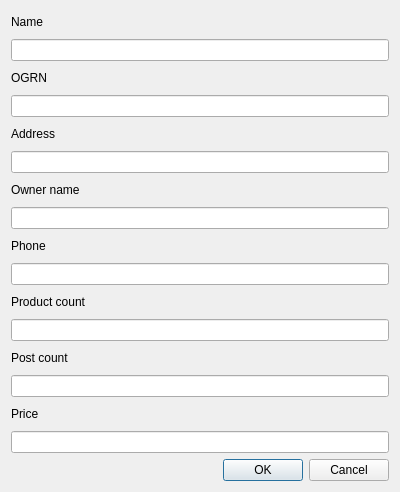
<?xml version="1.0" encoding="UTF-8"?>
<ui version="4.0">
 <class>EditDialog</class>
 <widget class="QDialog" name="EditDialog">
  <property name="geometry">
   <rect>
    <x>0</x>
    <y>0</y>
    <width>400</width>
    <height>492</height>
   </rect>
  </property>
  <property name="windowTitle">
   <string>Edit row</string>
  </property>
  <layout class="QVBoxLayout" name="verticalLayout">
   <item>
    <widget class="QLabel" name="nameLabel">
     <property name="text">
      <string>Name</string>
     </property>
    </widget>
   </item>
   <item>
    <widget class="QLineEdit" name="nameLineEdit"/>
   </item>
   <item>
    <widget class="QLabel" name="OGRNLabel">
     <property name="text">
      <string>OGRN</string>
     </property>
    </widget>
   </item>
   <item>
    <widget class="QLineEdit" name="OGRNLineEdit"/>
   </item>
   <item>
    <widget class="QLabel" name="addressLabel">
     <property name="text">
      <string>Address</string>
     </property>
    </widget>
   </item>
   <item>
    <widget class="QLineEdit" name="addressLineEdit"/>
   </item>
   <item>
    <widget class="QLabel" name="nameOwnerLabel">
     <property name="text">
      <string>Owner name</string>
     </property>
    </widget>
   </item>
   <item>
    <widget class="QLineEdit" name="nameOwnerLineEdit"/>
   </item>
   <item>
    <widget class="QLabel" name="phoneLabel">
     <property name="text">
      <string>Phone</string>
     </property>
    </widget>
   </item>
   <item>
    <widget class="QLineEdit" name="phoneLineEdit"/>
   </item>
   <item>
    <widget class="QLabel" name="countProductLabel">
     <property name="text">
      <string>Product count</string>
     </property>
    </widget>
   </item>
   <item>
    <widget class="QLineEdit" name="countProductLineEdit"/>
   </item>
   <item>
    <widget class="QLabel" name="postCountLabel">
     <property name="text">
      <string>Post count</string>
     </property>
    </widget>
   </item>
   <item>
    <widget class="QLineEdit" name="countPostLineEdit"/>
   </item>
   <item>
    <widget class="QLabel" name="PriceLabel">
     <property name="text">
      <string>Price</string>
     </property>
    </widget>
   </item>
   <item>
    <widget class="QLineEdit" name="priceLineEdit"/>
   </item>
   <item>
    <widget class="QDialogButtonBox" name="buttonBox">
     <property name="orientation">
      <enum>Qt::Horizontal</enum>
     </property>
     <property name="standardButtons">
      <set>QDialogButtonBox::Cancel|QDialogButtonBox::Ok</set>
     </property>
    </widget>
   </item>
  </layout>
 </widget>
 <resources/>
 <connections/>
</ui>
